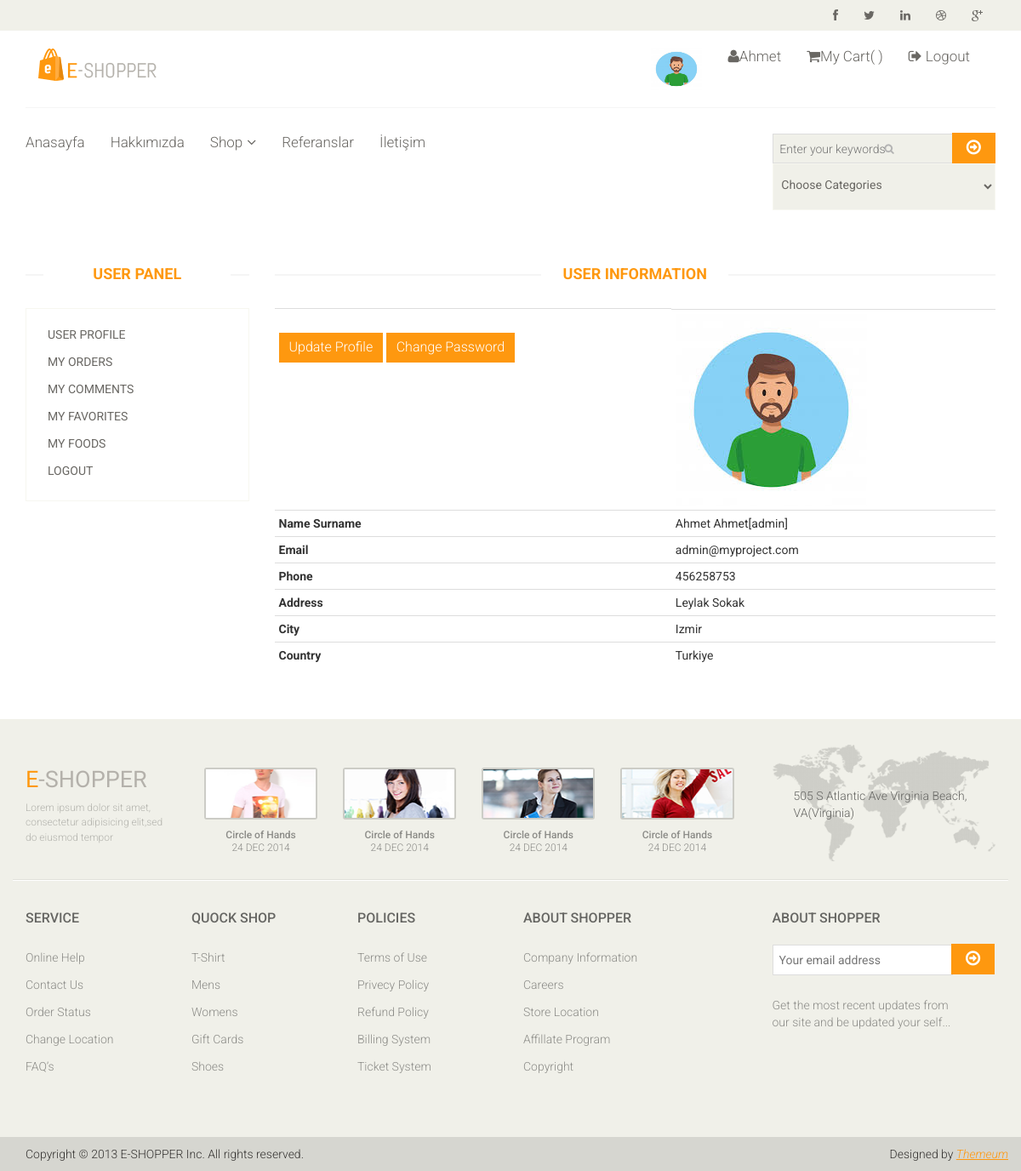
The page /user/ (signed in) on the database its author committed.
### home/models.py (models this page shows, shortened)
class UserProfile(models.Model):
    user = models.OneToOneField(User, on_delete=models.CASCADE)
    phone = models.CharField(blank=True, max_length=20)
    address = models.CharField(blank=True, max_length=150)
    city = models.CharField(blank=True, max_length=20)
    country = models.CharField(blank=True, max_length=20)
    image = models.ImageField(blank=True, upload_to='images/users/')
    def user_name(self):
        return self.user.first_name + ' ' +self.user.first_name +'[' +self.user.username + '] '
    def image_tag(self):
        return mark_safe('<img src="{}" height="50"/>'.format(self.image.url))
    image_tag.short_description = 'Image'

### user/views.py (the view)
# urls.py: path('', views.index, name='index'),
@login_required(login_url='/login')
def index(request):
    category = Category.objects.all()
    current_user = request.user
    profile = UserProfile.objects.get(user_id=current_user.id)
    context = {
        'category': category,
        'profile': profile
    }
    return render(request, 'user_profile.html', context)

### user/templates/user_profile.html (shortened to what this page needs)
{% extends "homebase.html" %}
{% block content %}
    <div id="contact-page" class="container">
        <div class="bg">
            <div class="row">
                <div class="col-sm-3">
                    <div class="contact-form">
                        <h2 class="title text-center">User Panel</h2>
                        {% include "user_panel.html" %}
                    </div><br>
                </div>
                <div class="col-sm-9">
                    <h2 class="title text-center"> User Information</h2>
                    <table class="table table-condensed">
                        <tr class="cart_menu">
                            <th class="text-left">
                                <a href="/user/update" type="submit" class="btn btn-default get">Update Profile</a>
                                <a href="/user/password" type="submit" class="btn btn-default get">Change Password</a>
                            </th>
                            <td class="cart_product"><img src="{{profile.image.url}}" alt=""></td>
                        </tr>
                        <tr>
                            <th class="text-left">Name Surname</th>
                            <td class="text-left">{{profile.user_name}}</td>
                        </tr>
                        <tr>
                            <th class="text-left">Email</th>
                            <td class="text-left">{{profile.user.email}}</td>
                        </tr>
                        <tr>
                            <th class="text-left">Phone</th>
                            <td class="text-left">{{profile.phone}}</td>
                        </tr>
                        <tr>
                            <th class="text-left">Address</th>
                            <td class="text-left">{{profile.address}}</td>
                        </tr>
                        <tr>
                            <th class="text-left">City</th>
                            <td class="text-left">{{profile.city}}</td>
                        </tr>
                        <tr>
                            <th class="text-left">Country</th>
                            <td class="text-left">{{profile.country}}</td>
                        </tr>
                    </table>
                    <br>
                    <br>
                </div>
            </div>
        </div>
    </div>
{% endblock %}

### home/templates/header.html (shortened to what this page needs)
{% load static %}
<header id="header">
    <div class="header_top">
        <div class="container">
            <div class="row">
                <div class="col-sm-6">
                    <div class="contactinfo">
                    <br>
                    </div>
                </div>
                <div class="col-sm-6">
                    <div class="social-icons pull-right">
                        <ul class="nav navbar-nav">
                            <li><a href="#"><i class="fa fa-facebook"></i></a></li>
                            <li><a href="#"><i class="fa fa-twitter"></i></a></li>
                            <li><a href="#"><i class="fa fa-linkedin"></i></a></li>
                            <li><a href="#"><i class="fa fa-dribbble"></i></a></li>
                            <li><a href="#"><i class="fa fa-google-plus"></i></a></li>
                        </ul>
                    </div>
                </div>
            </div>
        </div>
    </div>
    <div class="header-middle">
        <div class="container">
            <div class="row">
                <div class="col-md-4 clearfix">
                    <div class="logo pull-left">
                        <a href="/"><img src="{% static 'images/home/logo.png' %}" alt="" /></a>
                    </div>
                </div>
                <div class="col-md-8 clearfix">
                    <div class="mainmenu pull-right">
                        <ul class="nav navbar-nav">
                            {% if user.id is not None %}
                                <li>
                                    <img class="media-object" src="{{profile.image.url}}" style="width: 60px" height="50px" alt="">
                                </li>
                                <li class="dropdown"><a href="#"><i class="fa fa-user"></i>{{ user.first_name }}</a>
                                </li>
                                <li><a href="/shopcart/"><i class="fa fa-shopping-cart"></i>My Cart( {{ request.session.cart_items }} )
                                </a></li>
                                <li><a href="/logout/"><i class="fa fa-sign-out"></i> Logout</a></li>
                            {% else %}
                                <li><a href="/login/"><i class="fa fa-lock"></i> Login</a></li>
                                <li><a href="/signup/"><i class="fa fa-heart"></i> Sign Up</a></li>
                            {% endif %}
                        </ul>
                    </div>
                </div>
            </div>
        </div>
    </div>
    <div class="header-bottom">
        <div class="container">
            <div class="row">
                <div class="col-sm-6">
                    <div class="mainmenu pull-left">
                        <ul class="nav navbar-nav collapse navbar-collapse">
                            <li><a href="/">Anasayfa</a></li>
                            <li><a href="/hakkimizda">Hakkımızda</a></li>
                            <li class="dropdown"><a href="#">Shop<i class="fa fa-angle-down"></i></a>
                            </li>
                            <li><a href="/referanslar">Referanslar</a></li>
                            <li><a href="/iletisim">İletişim</a></li>
                        </ul>
                    </div>
                </div>
                <div class="col-sm-6">
                    <div class="search_box pull-right">
                        <form action="/search/" class="searchform" method="post">
                            <input id="query" name="query" class="input search-input" type="text" placeholder="Enter your keywords">
                            <button type="submit" class="btn btn-default"><i class="fa fa-arrow-circle-o-right"></i></button>
                            <br>
                            <select name="catid" class="input category-products">
                                <option value="0">Choose Categories</option>
                                {% load mptt_tags %}
                            </select>
                        </form>
                    </div>
                </div>
            </div>
        </div>
    </div>
</header>

### home/static/css/main.css (style rules this page uses)
body { font-family: 'Roboto', sans-serif; position: relative; font-weight: 400px; }
ul li { list-style: none; }
a { -webkit-transition: 300ms; transition: 300ms; }
h1, h2, h3, h4, h5, h6 { font-family: 'Roboto', sans-serif; }
.header_top { background: none repeat scroll 0 0 #F0F0E9; }
.social-icons ul li a { border: 0 none; border-radius: 0; color: #696763; padding: 0px; }
.social-icons ul li { display: inline-block; }
.social-icons ul li a i { padding: 11px 15px; transition: all 0.9s ease 0s; -moz-transition: all 0.9s ease 0s; -webkit-transition: all 0.9s ease 0s; -o-transition: all 0.9s ease 0s; }
.header-middle .container .row { border-bottom: 1px solid #f5f5f5; margin-left: 0; margin-right: 0; padding-bottom: 20px; padding-top: 20px; }
.header-bottom { padding-bottom: 30px; padding-top: 30px; }
.navbar-collapse.collapse { padding-left: 0; }
.mainmenu ul li { padding-right: 15px; padding-left: 15px; }
.mainmenu ul li:first-child { padding-left: 0px; }
.mainmenu ul li a { color: #696763; font-family: 'Roboto', sans-serif; font-size: 17px; font-weight: 300; padding: 0; padding-bottom: 10px; }
.search_box input { background: #F0F0E9; border: medium none; color: #B2B2B2; font-family: 'roboto'; font-size: 12px; font-weight: 300; height: 35px; outline: medium none; padding-left: 10px; width: 155px; background-image: url(../images/home/searchicon.png); background-repeat: no-repeat; background-position: 130px; }
.fa-angle-down { padding-left: 5px; }
.searchform input { border: 1px solid #DDDDDD; color: #CCCCC6; font-family: 'Roboto', sans-serif; font-size: 14px; margin-top: 0; outline: medium none; padding: 7px; width: 212px; }
.searchform button { background: #FE980F; border: medium none; border-radius: 0; margin-left: -5px; margin-top: -3px; padding: 7px 17px; }
.searchform button i { color: #FFFFFF; font-size: 20px; }
.get { background: #FE980F; border: 0 none; border-radius: 0; color: #FFFFFF; font-family: 'Roboto', sans-serif; font-size: 16px; font-weight: 300; margin-top: 23px; }
.category-products { border: 1px solid #F7F7F0; margin-bottom: 35px; padding-bottom: 20px; padding-top: 15px; }
.left-sidebar h2:after, h2.title:after { content: " "; position: absolute; border: 1px solid #f5f5f5; bottom: 8px; left: 0; width: 100%; height: 0; z-index: -2; }
h2.title:before { content: " "; position: absolute; background: #fff; bottom: -6px; width: 220px; height: 30px; z-index: -1; left: 50%; margin-left: -110px; }
h2.title { color: #FE980F; font-family: 'Roboto', sans-serif; font-size: 18px; font-weight: 700; margin: 0 15px; text-transform: uppercase; margin-bottom: 30px; position: relative; }
.cart_product { display: block; }
.bg h2.title { margin-right: 0; margin-left: 0; margin-top: 0; }
.user_info input, select, textarea { background: #F0F0E9; border: 0; color: #696763; padding: 5px; width: 100%; border-radius: 0; resize: none }

### rows shown on the page
UserProfile: image (picture), user_name "Ahmet Ahmet[admin]", user.email "admin@myproject.com", phone "456258753", address "Leylak Sokak", city "Izmir", country "Turkiye"

### other values the page prints
{{ user.first_name }} "Ahmet"
